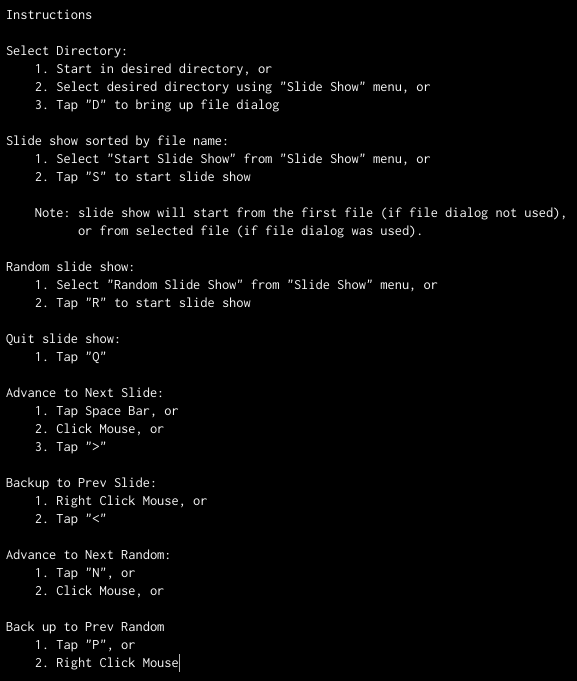
#> input picture python/SlideShow/test/instructions.png, 1154 x 1362 px (shown at 1/2 size); its folder holds only this picture in this run
$ python -i slide_show.py   (imports and definitions only)   (Python 2 division)
#> lines starting #> are read from the running program, lines starting #| are printed output that depends on the picture
#! /sw/bin/python2.7

from Tkinter import *
import tkFileDialog, tkMessageBox
from PIL import Image, ImageTk, ImageOps, ImageEnhance, ImageFilter, ImageStat
# import urllib
import os
from os import mkdir, listdir
from math import sqrt
import sys
import random
import platform
import fnmatch

# if platform.system() == 'Darwin':
#     import Carbon.File as CF
#     PLATFORM = 'OSX'

class GlobDirectoryWalker:
    # a forward iterator that traverses a directory tree

    def __init__(self, directory, pattern="*"):
        self.stack = [directory]
        self.pattern = pattern
        self.files = []
        self.index = 0

    def __getitem__(self, index):
        while 1:
            try:
                file = self.files[self.index]
                self.index = self.index + 1
            except IndexError:
                # pop next directory from stack
                self.directory = self.stack.pop()
                self.files = os.listdir(self.directory)
                self.index = 0
            else:
                # got a filename
                fullname = os.path.join(self.directory, file)
                if os.path.isdir(fullname) and not os.path.islink(fullname):
                    self.stack.append(fullname)
                if fnmatch.fnmatch(file, self.pattern):
                    return fullname


class PyImp(object):
    "A python image processing class using PIL"
    # def __init__(self, W=640, H=480, path='/Users/kwh/Pictures/'):
    def __init__(self, W=640, H=480, path=''):
        "intialise three panels - control, image window and info panel"
        self.W, self.H = W, H           # initial width & height of image window
        # [4 lines of commented-out code are left out]
        self.imagefiles, self.random_index, self.path, self.max_index = self.getImageNames2(path)       # image filenames in current path
        try:
            self.mark_file = open('/home/kwh/temp/mark_file.txt', 'w')
        except IOError:
            try:
                self.mark_file = open('/Users/test3/mark_file.txt', 'w')
            except IOError:
                self.mark_file = open('/Users/kwh/temp/mark_file.txt', 'w')
        self.filename = ''
        self.slideflag = False
        self.slideindex = 0
        self.thumbsize = (100,75)                   # thumbnail size
        self.thbuttons = []                         # thumbnail buttons
        self.thimages = []                          # thumbnail images
        self.control = Tk()                         # control panel for main buttons
        self.max_w = self.control.winfo_screenwidth() - 6
        self.max_h = self.control.winfo_screenheight() - 38
        print "screen size = %i x %i" % (self.max_w, self.max_h)
        self.control.title('Control panel')
        self.imageWindow = Toplevel()               # image window to display the image
        self.imageWindow.protocol('WM_DELETE_WINDOW', self.userDelWin)  # can't delete the image window
        self.imageLabel = Label(self.imageWindow,anchor='nw')
# [6 lines of commented-out code are left out]
        self.im = Image.new('RGB',(W,H)) # create a blank image
        self.addWidgets()       # add widgets: buttons &  checkboxes
        self.displayImage()
        self.loopId = None
        self.control.mainloop()


    extension = staticmethod(lambda f: f.split('.').pop().lower())
    filename  = staticmethod(lambda f: f.split('/').pop())

    # [32 lines left out: function getImageNames, not called in this run]

    def getImageNames2(self,path):
        "get the names of all images on disc or from the web (which are cached locally)"
#> called with path = ''
        if not path:
            path = os.getcwd()
        imagefiles = []
        if path[-1] != '/':
            path += '/'
        # print "Path is:", path, "\n"
        try:
            listdir(path)
        except:
            tkMessageBox.showerror('error','error in path: '+path)
            return [], path
        # [10 lines of commented-out code are left out]
        for i in GlobDirectoryWalker(path, "*.*"):
            # print i
            if os.path.isfile(i):
                # print "is file"
                # if self.checkImageType(p): imagefiles.append(p)
                if self.checkImageType(i): imagefiles.append(i)
#> in __init__, `self.im = Image.new('RGB',(W,H))`: self.im: PIL image 640x480 RGB; every value is 0

        max_index = len(imagefiles) - 1
        # print "max_index = ", max_index

        imagefiles.sort()

        random_index = range(max_index + 1)
        # print "random_index = ", random_index
        random.shuffle(random_index)
        # print "imagefiles are:\n"
        # print imagefiles
        return imagefiles, random_index, path, max_index


    # initialisation, utility and termination functions
    def checkImageType(self, f):
        "check to see if we have an file with an image extension"
        ext = self.extension(f)
        chk = [i for i in ['jpg','gif','ppm', 'tif'] if i==ext]
        if chk == []: return False
        return True

    def addWidgets(self):
        """add a series of widgets like buttons and checkboxes to the control panel
           widgets are described as tuples with a name and a callback function """
        i = 0
        # main buttons
        #buttons = [ ('quit',self.bye), ('slideshow',self.slideshow), ('dir/url',self.dirUrl)]
        buttons = [ ('Slideshow',self.slideshow), ('Random Slideshow',self.random), ('Dir/URL',self.dirUrl), ('Quit',self.bye)]
        for b, i in zip(buttons,range(1,len(buttons)+1)):
            Button(self.control, text=b[0], command= lambda x=b[1]:self.buttonHandler(x)).grid(row=i, sticky=W)
        self.entry = Entry(self.control, width=40)
        i += 1
        self.entry.grid(row=i,columnspan=3, sticky=W)
        self.entry.insert(0,self.path)
        self.control.bind('<q>', self.press_q)
        self.control.bind('<s>', self.press_s)
#         self.control.bind('<Button-1>', self.press_mouse)

    def userDelWin(self): pass                  # don't allow user to delete the image window

    # helper functions to manage periodic looping. The loopng function has to return a True when is has finished, otherwise False
    # [12 lines left out: functions startloop, runloop, not called in this run]

    # main image display
    def displayImage(self, filename=""):
        "display the current or processed image in the image window"
        # im = self.processImage(self.im)               # do the image processing
        im = self.im                # no image processing
        try:
            self.imagedata = ImageTk.PhotoImage(im)     # use PIL's PhotoImage to convert the image to Tk format
        except:
            print "unable to convert image:", filename
        self.imageLabel.destroy()
        self.imageLabel = Label(self.imageWindow,anchor='nw',image=self.imagedata)
        self.imageLabel.pack()
        self.imageLabel.focus_set()
        try:
            filename = os.path.basename(filename)
        except:
            pass
        self.imageWindow.title(filename)
        self.imageWindow.bind('<q>', self.press_q)
        self.imageWindow.bind('<Escape>', self.press_q)
        self.imageWindow.bind('<n>', self.press_n)
        self.imageWindow.bind('<p>', self.press_p)
        self.imageWindow.bind('<m>', self.press_m)
        self.imageWindow.bind('<space>', self.press_space)
        self.imageWindow.bind('<Right>', self.press_right_arrow)
        self.imageWindow.bind('<Left>', self.press_left_arrow)

        self.imageWindow.bind('<Button-1>', self.press_mouse)

    #put button-related functions here e.g. for button callbacks

    # [5 lines left out: function buttonHandler, not called in this run]

    def bye(self):
        self.control.quit()

    # [9 lines left out: function load, not called in this run]

    def loadFile(self, filename):
        "load an image file and display it"
#> called with filename = 'test/instructions.png'
        print "In loadFile, and filename is:", filename, "\n"
        try:
            self.im = Image.open(filename)
#> self.im is the input picture: PIL image 1154x1362 RGBA; mean R, G, B, A 6.1, 6.1, 6.1, 255
        except:
            # need to resolve alias
            if PLATFORM == 'OSX':
                fss = CF.FSSpec(filename)
                try:
                    fss, isFolder, aliased = CF.ResolveAliasFile(fss,0)
                except:
                    print "File not found: ", filename
                    return
                fsr = CF.FSRef(fss)
                filename = fsr.FSRefMakePath()
                self.im = Image.open(filename)
        if self.im.size[0] > self.max_w:
            self.im = self.resize(self.im)
        if self.im.size[1] > self.max_h:
            self.im = self.resize(self.im)
        print filename
        self.displayImage(filename)

    # [17 lines left out: function slideshow, not called in this run]

    def random(self):
        self.slideshow(r=True)

    # [68 lines left out: functions random_slide, random_next, random_prev, increment_slide, decrement_slide, dirUrl, not called in this run]


    # put our own image processing functions here ...
    # each function should input an image and output a processed image
    def resize(self,im):
        new_w = im.size[0] * self.max_h / im.size[1]
#> new_w = 882
#         print "new width =", new_w
        new_h = self.max_h
#         print "initial height =", new_h

        if new_w > self.max_w:
            new_w = self.max_w
            new_h = im.size[1] * self.max_w / im.size[0]
#         print "resizing image to size (%i, %i)" % (new_w, new_h)
        return im.resize((new_w, new_h))
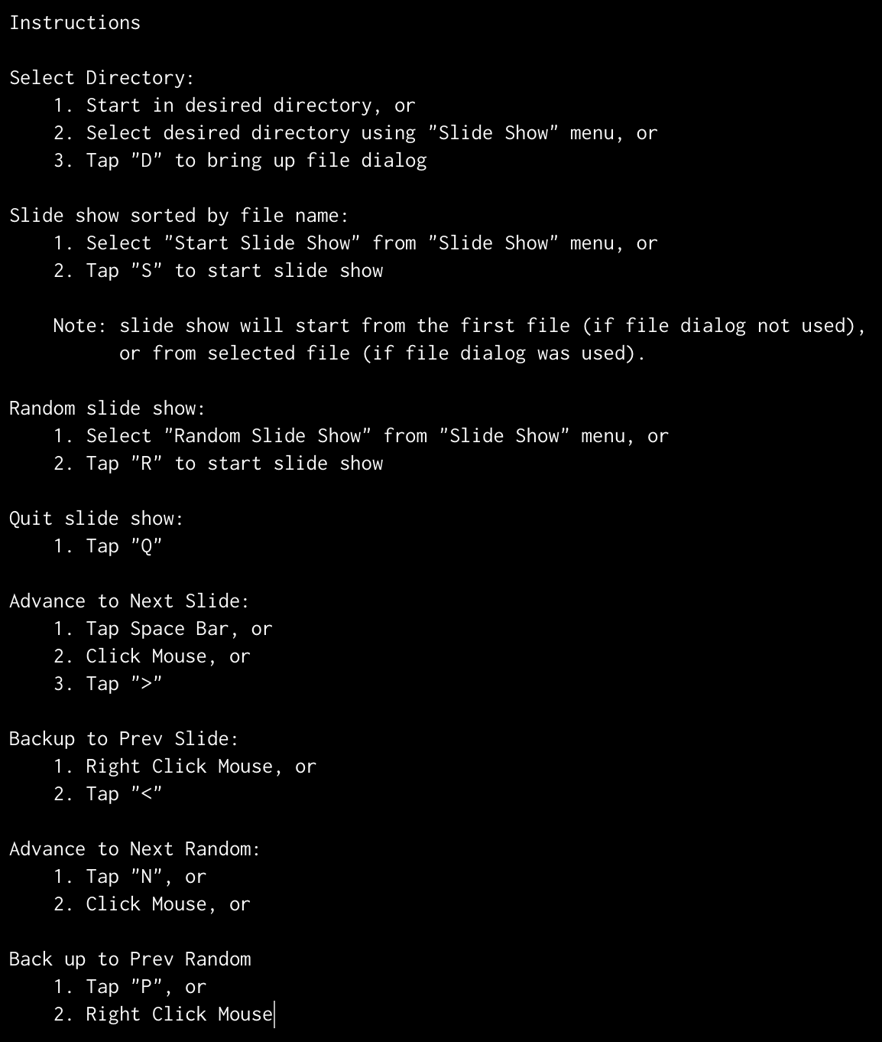
#> returned value: PIL image 882x1042 RGBA; mean R, G, B, A 6.2, 6.2, 6.2, 255

    # [4 lines left out: function mark_pic, not called in this run]

    def press_q(self, event):
        self.bye()

    def press_s(self, event):
        self.slideshow(r=True)

    # [5 lines left out: function press_space, not called in this run]

    def press_right_arrow(self, event):
        self.increment_slide()

    def press_left_arrow(self, event):
        self.decrement_slide()

    # [11 lines left out: functions press_n, press_p, not called in this run]

    def press_m(self, event):
        self.mark_pic()

    def press_mouse(self, event):
        self.press_space(event)


pyimpApp = PyImp() #(path='/Users/Jav/Pictures/nasa/')

>>> result = PyImp().loadFile('test/instructions.png')
